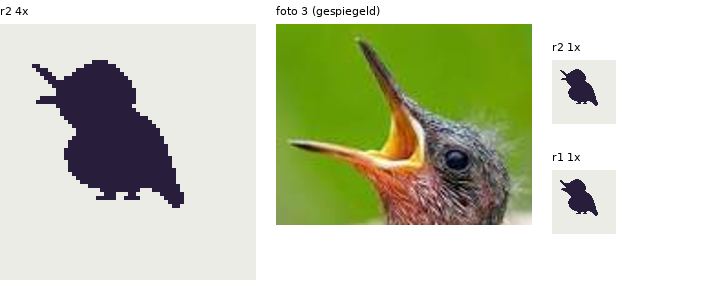

Generate this figure with Python:
"""r2: uitsnede r1 | r2 (8x met raster, zone x<=22 y8-23 in oranje), en vel 4x/1x naast foto 3 (gespiegeld)."""
from PIL import Image, ImageDraw, ImageFont
F = ImageFont.truetype('/usr/share/fonts/truetype/dejavu/DejaVuSans.ttf', 11)
BG, INK = (236, 236, 230), (40, 30, 60)
def load(p):
    rows = [l.rstrip('\n') for l in open(p)][:64]
    im = Image.new('RGB', (64, 64), BG)
    for y, r in enumerate(rows):
        for x, c in enumerate(r):
            if c == '#': im.putpixel((x, y), INK)
    return im
r1, r2 = load('../silhouet_r1/silhouet.txt'), load('silhouet.txt')
# uitsnede x4-37, y6-30 op 8x
X0, Y0, X1, Y1, Z = 4, 6, 38, 30, 8
W, H = (X1 - X0) * Z, (Y1 - Y0) * Z
out = Image.new('RGB', (2 * W + 90, H + 50), 'white'); d = ImageDraw.Draw(out)
for i, (im, t) in enumerate(((r1, 'r1'), (r2, 'r2'))):
    ox, oy = 30 + i * (W + 30), 30
    out.paste(im.crop((X0, Y0, X1, Y1)).resize((W, H), Image.NEAREST), (ox, oy)); d.text((ox, 4), t, fill='black', font=F)
    for k, x in enumerate(range(X0, X1 + 1)):
        d.line([(ox + k * Z, oy), (ox + k * Z, oy + H)], fill=(40, 90, 200) if x % 4 == 0 else (170, 190, 230))
        if x % 4 == 0 and x < X1: d.text((ox + k * Z + 1, 16), str(x), fill=(40, 90, 200), font=F)
    for k, y in enumerate(range(Y0, Y1 + 1)):
        d.line([(ox, oy + k * Z), (ox + W, oy + k * Z)], fill=(40, 90, 200) if y % 4 == 0 else (170, 190, 230))
        if i == 0 and y % 4 == 0 and y < Y1: d.text((4, oy + k * Z + 1), str(y), fill=(40, 90, 200), font=F)
    d.rectangle([ox, oy + (8 - Y0) * Z, ox + (23 - X0) * Z, oy + (24 - Y0) * Z], outline=(255, 140, 0), width=2)
out.save('uitsnede_r1_r2.png')
# vel: r2 4x, 1x, naast foto 3 (gespiegeld) en r1 1x
f3 = Image.open('../../referenties/jordi_3_nestjongen.png').convert('RGB').crop((60, 235, 200, 345)).transpose(Image.FLIP_LEFT_RIGHT).resize((256, 201))
v = Image.new('RGB', (256 + 20 + 256 + 20 + 160, 300), 'white'); d = ImageDraw.Draw(v)
v.paste(r2.resize((256, 256), Image.NEAREST), (0, 24)); d.text((0, 4), 'r2 4x', fill='black', font=F)
v.paste(f3, (276, 24)); d.text((276, 4), 'foto 3 (gespiegeld)', fill='black', font=F)
v.paste(r2, (552, 60)); d.text((552, 40), 'r2 1x', fill='black', font=F)
v.paste(r1, (552, 170)); d.text((552, 150), 'r1 1x', fill='black', font=F)
v.save('vel.png')
